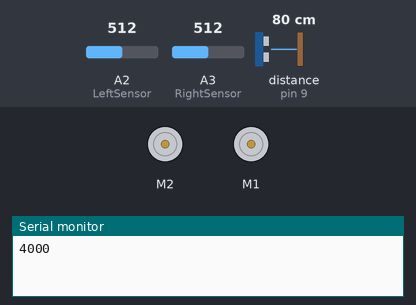
Bench run of a sketch on a simulated Arduino Uno, built with avr-gcc and run on an emulated ATmega328P. Parts: 2 × DC motor (green arrow = forward, orange = backward, longer = faster), the last lines printed to the serial monitor. Wiring (inferred from the names in the program): ultrasonic range finder: trigger pin 8; echo pin 9. The inputs (shaded band) are chosen by the test bench; at power-on: distance to the obstacle (sensor on pin 9) 80 cm, A2 (LeftSensor) = 512, A3 (RightSensor) = 512. The echo pulse lasts 58.3 µs per cm; random numbers use the default seed unless the sketch sets one.

Above: at 4.89 s.
5.8 s: distance to the obstacle (sensor on pin 9) set to 2 cm
At 11.3 s:
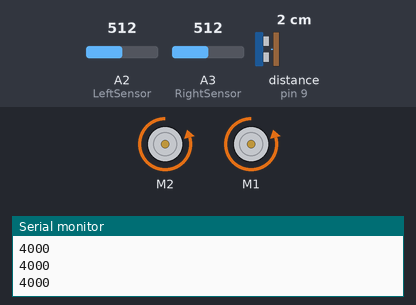
13.0 s: distance to the obstacle (sensor on pin 9) set to 5 cm
At 13.7 s:
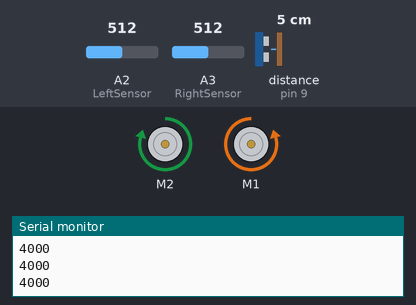
18.9 s: distance to the obstacle (sensor on pin 9) set to 8 cm
24.8 s: distance to the obstacle (sensor on pin 9) set to 4 cm
Timing chart, 0 to 31.7 s (numbered marks = the images above; inputs shaded):
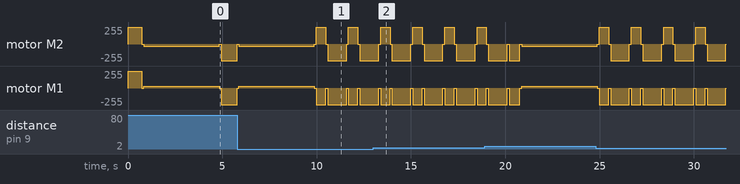

The sketch:

LightAndObstacle.ino
```cpp
#include<AFMotor.h>


AF_DCMotor LeftMotor(2);
AF_DCMotor RightMotor(1);

const int LeftSensor = A2;
const int RightSensor = A3;
const int TrigPin = 8;
const int EchoPin = 9;

int LeftSensorValue;
int RightSensorValue;
int SensorDifference;


int DeltaTime = 4000;
long CollisionThreshold = 6;
int ThresholdIntensity = 75;
int MaximumIntensity = 600;
double RandomNumberSide;
double RandomNumberAngle;
long Int_Max = pow(2, 31) - 1;
int ThetaTime;
int TurnTime;
double UniformRandomNumber;


long Duration;
long Distance;
int velocity = 30;

int LeftTurnTimefor45deg = 424;
int RightTurnTimefor45deg = 432;

int Angle;
double r;

void setup()
{
  pinMode(LeftSensor, INPUT);
  pinMode(RightSensor, INPUT);
  pinMode(EchoPin, INPUT);
  pinMode(TrigPin, OUTPUT);
  Serial.begin(9600);
  randomSeed(analogRead(A0));
}

void loop()
{

Distance = ping();
//Serial.println(Distance);
LeftSensorValue = analogRead(LeftSensor);
delay(1);
RightSensorValue = analogRead(RightSensor);
delay(1);
SensorDifference = abs(LeftSensorValue - RightSensorValue);
//Serial.print(LeftSensorValue);
//Serial.print(" ");
//Serial.println(RightSensorValue);
if(LeftSensorValue >= MaximumIntensity  && RightSensorValue >= MaximumIntensity)
     {
       while(1)
        {
           Serial.println("In loop");
           delay(500000);
        }
     }


//UniformRandomNumber = (double) random(Int_Max)/Int_Max;
//DeltaTime = (int) 3000/pow(216 - 215*UniformRandomNumber, 0.3333);
Serial.println(DeltaTime);

if(Distance >= CollisionThreshold)
 {

  if(SensorDifference < ThresholdIntensity)
  {
    {
       RandomNumberSide = (double) random(Int_Max)/Int_Max;
       //Serial.println(RandomNumberSide);
      if(RandomNumberSide < 0.5)
        {
           Angle = GenerateRandomAngle();
           ThetaTime = LeftTurnTimeFunction(Angle);
           TurnLeft(ThetaTime);
           MoveForward(DeltaTime);
        }

      else
       {
        Angle = GenerateRandomAngle();
        ThetaTime = RightTurnTimeFunction(Angle);
        TurnRight(ThetaTime);
        MoveForward(DeltaTime);
       }
    }
  }

  if(SensorDifference >= ThresholdIntensity)
  {
    if(LeftSensorValue > RightSensorValue)
      { //Turn Left
        TurnLeft(LeftTurnTimefor45deg);
        MoveForward(DeltaTime);
       }

     if(LeftSensorValue < RightSensorValue)
       { //Turn Right
         TurnRight(RightTurnTimefor45deg);
         MoveForward(DeltaTime);
       }
   }
 }

else
 {
   MoveBackward();
   TurnRight(1000);
 }

}


long ping()
{
   long d;
   digitalWrite(TrigPin,LOW);
   delayMicroseconds(2);
   digitalWrite(TrigPin, HIGH);
   delayMicroseconds(10);
   digitalWrite(TrigPin, LOW);
   Duration = pulseIn(EchoPin, HIGH);
   d = (Duration/2)/29.1;
   return d;
}

int GenerateRandomAngle()
{
  int num;
  int Max = 90;
  int Min = 0;
  num = random(Min, Max);
  return num;
}


int RightTurnTimeFunction(int angle)
{
   int TimeRight = (angle + 1.20547)/0.10687;
   return TimeRight;
}

int LeftTurnTimeFunction(int angle)
{
  int TimeLeft = (int) (angle + 0.96452)/0.10831;
  return TimeLeft;
}


void TurnRight(int Time)
{
  //Serial.println("Right");
  LeftMotor.setSpeed(250);
  RightMotor.setSpeed(250);
  LeftMotor.run(BACKWARD);
  RightMotor.run(BACKWARD);
  delay(Time);
  LeftMotor.run(RELEASE);
  RightMotor.run(RELEASE);
  delay(100);
}

void TurnLeft(int Time)
{
  //Serial.println("Left");
  LeftMotor.setSpeed(250);
  RightMotor.setSpeed(250);
  LeftMotor.run(FORWARD);
  RightMotor.run(FORWARD);
  delay(Time);
  LeftMotor.run(RELEASE);
  RightMotor.run(RELEASE);
  delay(100);
}


void MoveForward(int Time)
{
  //Serial.println("Forward");
  LeftMotor.setSpeed(velocity);
  RightMotor.setSpeed(velocity);
  LeftMotor.run(BACKWARD);
  RightMotor.run(FORWARD);
  delay(Time);
  LeftMotor.run(RELEASE);
  RightMotor.run(RELEASE);
  delay(100);
}

void MoveBackward()
{ //Serial.println("Back");
  LeftMotor.setSpeed(250);
  RightMotor.setSpeed(250);
  LeftMotor.run(FORWARD);
  RightMotor.run(BACKWARD);
  delay(500);
  LeftMotor.run(RELEASE);
  RightMotor.run(RELEASE);
  delay(100);
}
```
